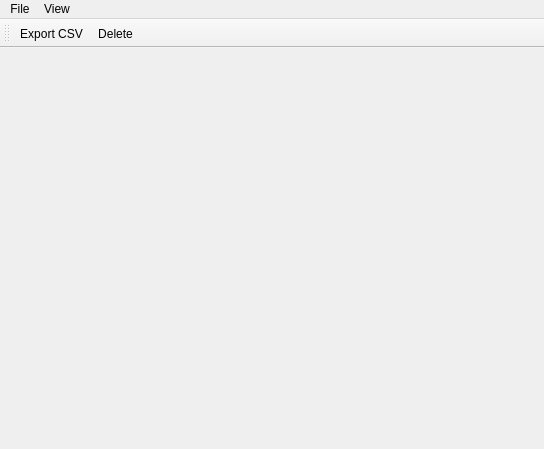
<?xml version="1.0" encoding="UTF-8"?>
<ui version="4.0">
 <class>SnapShotView</class>
 <widget class="QMainWindow" name="SnapShotView">
  <property name="geometry">
   <rect>
    <x>0</x>
    <y>0</y>
    <width>544</width>
    <height>449</height>
   </rect>
  </property>
  <property name="windowTitle">
   <string>MainWindow</string>
  </property>
  <widget class="QWidget" name="centralwidget">
   <layout class="QVBoxLayout" name="verticalLayout">
    <item>
     <widget class="Plot" name="plot" native="true"/>
    </item>
   </layout>
  </widget>
  <widget class="QMenuBar" name="menubar">
   <property name="geometry">
    <rect>
     <x>0</x>
     <y>0</y>
     <width>544</width>
     <height>27</height>
    </rect>
   </property>
   <widget class="QMenu" name="menuFile">
    <property name="title">
     <string>File</string>
    </property>
    <addaction name="actionExportCSV"/>
   </widget>
   <widget class="QMenu" name="menuView">
    <property name="title">
     <string>View</string>
    </property>
   </widget>
   <addaction name="menuFile"/>
   <addaction name="menuView"/>
  </widget>
  <widget class="QToolBar" name="toolBar">
   <property name="windowTitle">
    <string>toolBar</string>
   </property>
   <attribute name="toolBarArea">
    <enum>TopToolBarArea</enum>
   </attribute>
   <attribute name="toolBarBreak">
    <bool>false</bool>
   </attribute>
   <addaction name="actionExportCSV"/>
   <addaction name="actionDelete"/>
  </widget>
  <action name="actionExportCSV">
   <property name="text">
    <string>Export CSV</string>
   </property>
  </action>
  <action name="actionDelete">
   <property name="text">
    <string>Delete</string>
   </property>
   <property name="toolTip">
    <string>Delete this snapshot!</string>
   </property>
  </action>
 </widget>
 <customwidgets>
  <customwidget>
   <class>Plot</class>
   <extends>QWidget</extends>
   <header>plot.h</header>
   <container>1</container>
  </customwidget>
 </customwidgets>
 <resources/>
 <connections/>
</ui>
